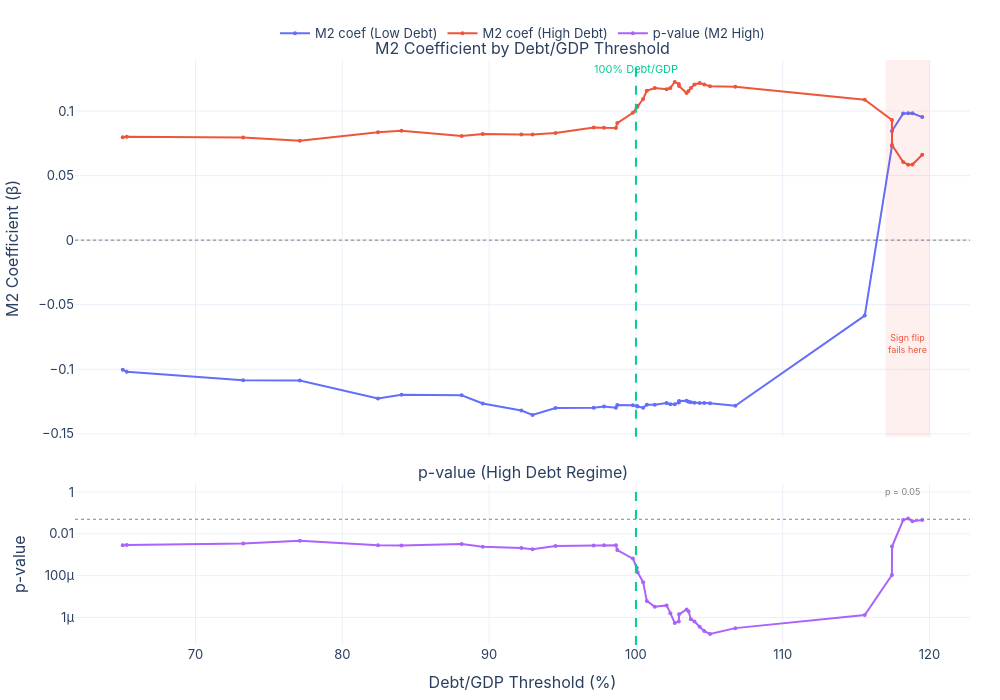

This figure's notebook cell:
### Code cell
# ── Threshold Search Visualization ────────────────────────────
# Run this after the threshold search cell in the robustness notebook.
# Requires search_df to be in scope.

import plotly.graph_objects as go
from plotly.subplots import make_subplots

fig = make_subplots(
    rows=2, cols=1,
    shared_xaxes=True,
    vertical_spacing=0.08,
    row_heights=[0.7, 0.3],
    subplot_titles=["M2 Coefficient by Debt/GDP Threshold", "p-value (High Debt Regime)"],
)

# ── Top panel: M2 coefficients for both regimes ──────────────

# Low-debt M2 coefficient
fig.add_trace(go.Scatter(
    x=search_df["threshold"],
    y=search_df["M2_Low"],
    mode="lines+markers",
    name="M2 coef (Low Debt)",
    line=dict(color="#636EFA", width=2),
    marker=dict(size=4),
    hovertemplate="Debt/GDP: %{x:.1f}%<br>M2 Low: %{y:.3f}<extra></extra>",
), row=1, col=1)

# High-debt M2 coefficient
fig.add_trace(go.Scatter(
    x=search_df["threshold"],
    y=search_df["M2_High"],
    mode="lines+markers",
    name="M2 coef (High Debt)",
    line=dict(color="#EF553B", width=2),
    marker=dict(size=4),
    hovertemplate="Debt/GDP: %{x:.1f}%<br>M2 High: %{y:.3f}<extra></extra>",
), row=1, col=1)

# Zero reference line
fig.add_hline(y=0, line_dash="dot", line_color="gray", line_width=1, row=1, col=1)

# 100% Debt/GDP vertical marker
fig.add_vline(
    x=100, line_dash="dash", line_color="#00CC96", line_width=2,
    row=1, col=1,
)
fig.add_annotation(
    x=100, y=search_df["M2_High"].max() + 0.01,
    text="100% Debt/GDP",
    showarrow=False,
    font=dict(size=11, color="#00CC96"),
    xref="x", yref="y",
)

# Shade the sign-flip failure zone
fig.add_vrect(
    x0=117, x1=120, fillcolor="red", opacity=0.06, line_width=0,
    row=1, col=1,
)
fig.add_annotation(
    x=118.5, y=-0.08,
    text="Sign flip<br>fails here",
    showarrow=False,
    font=dict(size=9, color="#EF553B"),
    xref="x", yref="y",
)

# ── Bottom panel: p-value ─────────────────────────────────────

fig.add_trace(go.Scatter(
    x=search_df["threshold"],
    y=search_df["M2_High_p"],
    mode="lines+markers",
    name="p-value (M2 High)",
    line=dict(color="#AB63FA", width=2),
    marker=dict(size=4),
    showlegend=True,
    hovertemplate="Debt/GDP: %{x:.1f}%<br>p-value: %{y:.4f}<extra></extra>",
), row=2, col=1)

# Significance threshold
fig.add_hline(y=0.05, line_dash="dot", line_color="gray", line_width=1, row=2, col=1)
fig.add_annotation(
    x=search_df["threshold"].iloc[-1], y=0.05,
    text="p = 0.05",
    showarrow=False,
    font=dict(size=9, color="gray"),
    xanchor="right",
    xref="x2", yref="y2",
)

# 100% marker on bottom panel too
fig.add_vline(
    x=100, line_dash="dash", line_color="#00CC96", line_width=2,
    row=2, col=1,
)

fig.update_layout(
    template="plotly_white",
    font=dict(family="Inter, system-ui, sans-serif", size=13),
    margin=dict(l=60, r=30, t=60, b=50),
    height=700,
    width=1000,
    legend=dict(
        orientation="h", yanchor="bottom", y=1.02, x=0.5, xanchor="center",
    ),
)

fig.update_xaxes(title_text="Debt/GDP Threshold (%)", row=2, col=1)
fig.update_yaxes(title_text="M2 Coefficient (β)", row=1, col=1)
fig.update_yaxes(title_text="p-value", row=2, col=1, type="log")

fig.show()
fig.write_image("charts/threshold_search.png", scale=2)

### Figure 1 — Plotly figure (JSON) as saved in the notebook; plotly's stock layout.template omitted (floating-point values rounded to 4 significant figures)
{"data": [{"hovertemplate": "Debt/GDP: %{x:.1f}%<br>M2 Low: %{y:.3f}<extra></extra>", "line": {"color": "#636EFA", "width": 2}, "marker": {"size": 4}, "mode": "lines+markers", "name": "M2 coef (Low Debt)", "type": "scatter", "x": [65.04, 65.31, 73.25, 77.1, 82.43, 84.03, 88.13, 89.57, 92.19, 92.96, 94.52, 97.12, 97.83, 98.64, 98.73, 99.79, 100.1, 100.1, 100.5, 100.7, 101.3, 102.1, 102.3, 102.6, 102.9, 102.9, 103.4, 103.6, 103.7, 104.0, 104.3, 104.6, 105.0, 106.8, 115.6, 117.4, 117.4, 118.2, 118.5, 118.8, 119.5], "xaxis": "x", "y": [-0.1003, -0.1019, -0.1085, -0.1088, -0.1226, -0.1198, -0.1201, -0.1266, -0.132, -0.1354, -0.13, -0.1298, -0.1288, -0.1298, -0.1277, -0.1279, -0.1286, -0.1288, -0.1298, -0.1275, -0.1275, -0.1261, -0.1271, -0.1271, -0.1258, -0.1245, -0.1245, -0.1252, -0.1255, -0.126, -0.1262, -0.1262, -0.1264, -0.1283, -0.05847, 0.07283, 0.08448, 0.09812, 0.09829, 0.09818, 0.09528], "yaxis": "y"}, {"hovertemplate": "Debt/GDP: %{x:.1f}%<br>M2 High: %{y:.3f}<extra></extra>", "line": {"color": "#EF553B", "width": 2}, "marker": {"size": 4}, "mode": "lines+markers", "name": "M2 coef (High Debt)", "type": "scatter", "x": [65.04, 65.31, 73.25, 77.1, 82.43, 84.03, 88.13, 89.57, 92.19, 92.96, 94.52, 97.12, 97.83, 98.64, 98.73, 99.79, 100.1, 100.1, 100.5, 100.7, 101.3, 102.1, 102.3, 102.6, 102.9, 102.9, 103.4, 103.6, 103.7, 104.0, 104.3, 104.6, 105.0, 106.8, 115.6, 117.4, 117.4, 118.2, 118.5, 118.8, 119.5], "xaxis": "x", "y": [0.07973, 0.07999, 0.07952, 0.07701, 0.08352, 0.08465, 0.08063, 0.08215, 0.08187, 0.08175, 0.08302, 0.08723, 0.087, 0.08694, 0.09068, 0.0986, 0.1029, 0.1038, 0.1093, 0.1157, 0.1177, 0.1169, 0.1179, 0.1225, 0.121, 0.1193, 0.1139, 0.1154, 0.1179, 0.1205, 0.1218, 0.1206, 0.1193, 0.1188, 0.1088, 0.093, 0.07374, 0.06051, 0.05843, 0.05865, 0.06613], "yaxis": "y"}, {"hovertemplate": "Debt/GDP: %{x:.1f}%<br>p-value: %{y:.4f}<extra></extra>", "line": {"color": "#AB63FA", "width": 2}, "marker": {"size": 4}, "mode": "lines+markers", "name": "p-value (M2 High)", "showlegend": true, "type": "scatter", "x": [65.04, 65.31, 73.25, 77.1, 82.43, 84.03, 88.13, 89.57, 92.19, 92.96, 94.52, 97.12, 97.83, 98.64, 98.73, 99.79, 100.1, 100.1, 100.5, 100.7, 101.3, 102.1, 102.3, 102.6, 102.9, 102.9, 103.4, 103.6, 103.7, 104.0, 104.3, 104.6, 105.0, 106.8, 115.6, 117.4, 117.4, 118.2, 118.5, 118.8, 119.5], "xaxis": "x2", "y": [0.002825, 0.002968, 0.003444, 0.004669, 0.002865, 0.002797, 0.003304, 0.002398, 0.002124, 0.001841, 0.002609, 0.002751, 0.002854, 0.002874, 0.001668, 0.0006562, 0.0002372, 0.0001455, 4.892e-05, 6.18e-06, 3.259e-06, 3.78e-06, 1.608e-06, 5.416e-07, 6.424e-07, 1.412e-06, 2.416e-06, 1.985e-06, 8.239e-07, 6.369e-07, 3.593e-07, 2.222e-07, 1.628e-07, 3.082e-07, 1.299e-06, 0.0001077, 0.002468, 0.04557, 0.0538, 0.03985, 0.04585], "yaxis": "y2"}], "layout": {"annotations": [{"font": {"size": 16}, "showarrow": false, "text": "M2 Coefficient by Debt/GDP Threshold", "x": 0.5, "xanchor": "center", "xref": "paper", "y": 1, "yanchor": "bottom", "yref": "paper"}, {"font": {"size": 16}, "showarrow": false, "text": "p-value (High Debt Regime)", "x": 0.5, "xanchor": "center", "xref": "paper", "y": 0.276, "yanchor": "bottom", "yref": "paper"}, {"font": {"color": "#00CC96", "size": 11}, "showarrow": false, "text": "100% Debt/GDP", "x": 100, "xref": "x", "y": 0.1325, "yref": "y"}, {"font": {"color": "#EF553B", "size": 9}, "showarrow": false, "text": "Sign flip<br>fails here", "x": 118.5, "xref": "x", "y": -0.08, "yref": "y"}, {"font": {"color": "gray", "size": 9}, "showarrow": false, "text": "p = 0.05", "x": 119.5, "xanchor": "right", "xref": "x2", "y": 0.05, "yref": "y2"}], "font": {"family": "Inter, system-ui, sans-serif", "size": 13}, "height": 700, "legend": {"orientation": "h", "x": 0.5, "xanchor": "center", "y": 1.02, "yanchor": "bottom"}, "margin": {"b": 50, "l": 60, "r": 30, "t": 60}, "shapes": [{"line": {"color": "gray", "dash": "dot", "width": 1}, "type": "line", "x0": 0, "x1": 1, "xref": "x domain", "y0": 0, "y1": 0, "yref": "y"}, {"line": {"color": "#00CC96", "dash": "dash", "width": 2}, "type": "line", "x0": 100, "x1": 100, "xref": "x", "y0": 0, "y1": 1, "yref": "y domain"}, {"fillcolor": "red", "line": {"width": 0}, "opacity": 0.06, "type": "rect", "x0": 117, "x1": 120, "xref": "x", "y0": 0, "y1": 1, "yref": "y domain"}, {"line": {"color": "gray", "dash": "dot", "width": 1}, "type": "line", "x0": 0, "x1": 1, "xref": "x2 domain", "y0": 0.05, "y1": 0.05, "yref": "y2"}, {"line": {"color": "#00CC96", "dash": "dash", "width": 2}, "type": "line", "x0": 100, "x1": 100, "xref": "x2", "y0": 0, "y1": 1, "yref": "y2 domain"}], "width": 1000, "xaxis": {"anchor": "y", "domain": [0, 1], "matches": "x2", "showticklabels": false}, "xaxis2": {"anchor": "y2", "domain": [0, 1], "title": {"text": "Debt/GDP Threshold (%)"}}, "yaxis": {"anchor": "x", "domain": [0.356, 1], "title": {"text": "M2 Coefficient (β)"}}, "yaxis2": {"anchor": "x2", "domain": [0, 0.276], "title": {"text": "p-value"}, "type": "log"}}}
